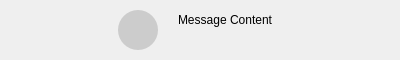
<?xml version="1.0" encoding="UTF-8"?>
<ui version="4.0">
 <class>ChatMessageWidget</class>
 <widget class="QWidget" name="ChatMessageWidget">
  <property name="geometry">
   <rect>
    <x>0</x>
    <y>0</y>
    <width>400</width>
    <height>60</height>
   </rect>
  </property>
  <property name="windowTitle">
   <string>Form</string>
  </property>
  <layout class="QHBoxLayout" name="horizontalLayout">
   <property name="spacing">
    <number>10</number>
   </property>
   <property name="leftMargin">
    <number>5</number>
   </property>
   <property name="topMargin">
    <number>5</number>
   </property>
   <property name="rightMargin">
    <number>5</number>
   </property>
   <property name="bottomMargin">
    <number>5</number>
   </property>
   <item>
    <spacer name="leftSpacer">
     <property name="orientation">
      <enum>Qt::Horizontal</enum>
     </property>
     <property name="sizeHint" stdset="0">
      <size>
       <width>40</width>
       <height>20</height>
      </size>
     </property>
    </spacer>
   </item>
   <item>
    <widget class="QLabel" name="avatarLabel">
     <property name="minimumSize">
      <size>
       <width>40</width>
       <height>40</height>
      </size>
     </property>
     <property name="maximumSize">
      <size>
       <width>40</width>
       <height>40</height>
      </size>
     </property>
     <property name="styleSheet">
      <string notr="true">background-color: #ccc;
border-radius: 20px;</string>
     </property>
     <property name="text">
      <string/>
     </property>
     <property name="alignment">
      <set>Qt::AlignCenter</set>
     </property>
    </widget>
   </item>
   <item>
    <widget class="QFrame" name="bubbleFrame">
     <property name="sizePolicy">
      <sizepolicy hsizetype="Preferred" vsizetype="Preferred">
       <horstretch>0</horstretch>
       <verstretch>0</verstretch>
      </sizepolicy>
     </property>
     <property name="frameShape">
      <enum>QFrame::NoFrame</enum>
     </property>
     <property name="frameShadow">
      <enum>QFrame::Plain</enum>
     </property>
     <layout class="QHBoxLayout" name="horizontalLayout_2">
      <property name="spacing">
       <number>0</number>
      </property>
      <property name="leftMargin">
       <number>10</number>
      </property>
      <property name="topMargin">
       <number>8</number>
      </property>
      <property name="rightMargin">
       <number>10</number>
      </property>
      <property name="bottomMargin">
       <number>8</number>
      </property>
      <item>
       <widget class="QLabel" name="messageContentLabel">
        <property name="sizePolicy">
         <sizepolicy hsizetype="Preferred" vsizetype="Preferred">
          <horstretch>0</horstretch>
          <verstretch>0</verstretch>
         </sizepolicy>
        </property>
        <property name="text">
         <string>Message Content</string>
        </property>
        <property name="alignment">
         <set>Qt::AlignLeading|Qt::AlignLeft|Qt::AlignTop</set>
        </property>
        <property name="wordWrap">
         <bool>true</bool>
        </property>
       </widget>
      </item>
     </layout>
    </widget>
   </item>
   <item>
    <spacer name="rightSpacer">
     <property name="orientation">
      <enum>Qt::Horizontal</enum>
     </property>
     <property name="sizeHint" stdset="0">
      <size>
       <width>40</width>
       <height>20</height>
      </size>
     </property>
    </spacer>
   </item>
  </layout>
 </widget>
 <resources/>
 <connections/>
</ui>
